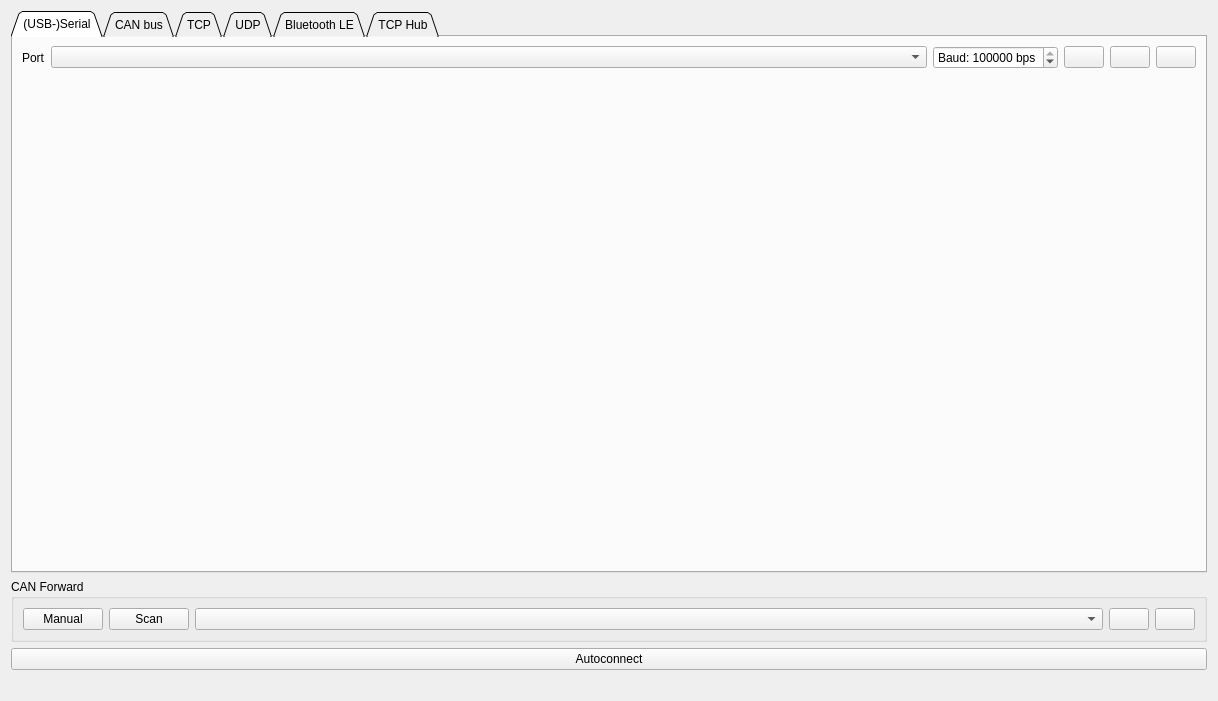
<?xml version="1.0" encoding="UTF-8"?>
<ui version="4.0">
 <class>PageConnection</class>
 <widget class="QWidget" name="PageConnection">
  <property name="geometry">
   <rect>
    <x>0</x>
    <y>0</y>
    <width>1218</width>
    <height>701</height>
   </rect>
  </property>
  <property name="windowTitle">
   <string>Form</string>
  </property>
  <layout class="QVBoxLayout" name="verticalLayout">
   <item>
    <widget class="QTabWidget" name="tabWidget">
     <property name="tabPosition">
      <enum>QTabWidget::North</enum>
     </property>
     <property name="tabShape">
      <enum>QTabWidget::Triangular</enum>
     </property>
     <property name="currentIndex">
      <number>0</number>
     </property>
     <widget class="QWidget" name="tab">
      <attribute name="title">
       <string>(USB-)Serial</string>
      </attribute>
      <layout class="QVBoxLayout" name="verticalLayout_2">
       <item>
        <layout class="QHBoxLayout" name="horizontalLayout">
         <item>
          <widget class="QLabel" name="label_2">
           <property name="text">
            <string>Port</string>
           </property>
          </widget>
         </item>
         <item>
          <widget class="QComboBox" name="serialPortBox">
           <property name="sizePolicy">
            <sizepolicy hsizetype="MinimumExpanding" vsizetype="Fixed">
             <horstretch>0</horstretch>
             <verstretch>0</verstretch>
            </sizepolicy>
           </property>
           <property name="toolTip">
            <string>Serial port</string>
           </property>
          </widget>
         </item>
         <item>
          <widget class="QSpinBox" name="serialBaudBox">
           <property name="toolTip">
            <string>Baudrate</string>
           </property>
           <property name="suffix">
            <string> bps</string>
           </property>
           <property name="prefix">
            <string>Baud: </string>
           </property>
           <property name="maximum">
            <number>3000000</number>
           </property>
           <property name="value">
            <number>115200</number>
           </property>
          </widget>
         </item>
         <item>
          <widget class="QPushButton" name="serialRefreshButton">
           <property name="sizePolicy">
            <sizepolicy hsizetype="Fixed" vsizetype="Fixed">
             <horstretch>0</horstretch>
             <verstretch>0</verstretch>
            </sizepolicy>
           </property>
           <property name="toolTip">
            <string>Refresh serial port list</string>
           </property>
           <property name="text">
            <string/>
           </property>
           <property name="icon">
            <iconset resource="../res.qrc">
             <normaloff>:/res/icons/Refresh-96.png</normaloff>:/res/icons/Refresh-96.png</iconset>
           </property>
          </widget>
         </item>
         <item>
          <widget class="QPushButton" name="serialDisconnectButton">
           <property name="sizePolicy">
            <sizepolicy hsizetype="Fixed" vsizetype="Fixed">
             <horstretch>0</horstretch>
             <verstretch>0</verstretch>
            </sizepolicy>
           </property>
           <property name="toolTip">
            <string>Disconnect</string>
           </property>
           <property name="text">
            <string/>
           </property>
           <property name="icon">
            <iconset resource="../res.qrc">
             <normaloff>:/res/icons/Disconnected-96.png</normaloff>:/res/icons/Disconnected-96.png</iconset>
           </property>
          </widget>
         </item>
         <item>
          <widget class="QPushButton" name="serialConnectButton">
           <property name="sizePolicy">
            <sizepolicy hsizetype="Fixed" vsizetype="Fixed">
             <horstretch>0</horstretch>
             <verstretch>0</verstretch>
            </sizepolicy>
           </property>
           <property name="toolTip">
            <string>Connect</string>
           </property>
           <property name="text">
            <string/>
           </property>
           <property name="icon">
            <iconset resource="../res.qrc">
             <normaloff>:/res/icons/Connected-96.png</normaloff>:/res/icons/Connected-96.png</iconset>
           </property>
          </widget>
         </item>
        </layout>
       </item>
       <item>
        <spacer name="verticalSpacer">
         <property name="orientation">
          <enum>Qt::Vertical</enum>
         </property>
         <property name="sizeHint" stdset="0">
          <size>
           <width>0</width>
           <height>0</height>
          </size>
         </property>
        </spacer>
       </item>
      </layout>
     </widget>
     <widget class="QWidget" name="tab_4">
      <attribute name="title">
       <string>CAN bus</string>
      </attribute>
      <layout class="QVBoxLayout" name="verticalLayout_7">
       <item>
        <layout class="QHBoxLayout" name="horizontalLayout_7">
         <item>
          <widget class="QLabel" name="label_6">
           <property name="text">
            <string>Interface</string>
           </property>
          </widget>
         </item>
         <item>
          <widget class="QComboBox" name="CANbusInterfaceBox">
           <property name="toolTip">
            <string>CAN bus interfaces detected</string>
           </property>
           <property name="editable">
            <bool>false</bool>
           </property>
           <property name="currentText">
            <string/>
           </property>
          </widget>
         </item>
         <item>
          <widget class="QLabel" name="label_5">
           <property name="text">
            <string>VESC ID</string>
           </property>
          </widget>
         </item>
         <item>
          <widget class="QComboBox" name="CANbusTargetIdBox">
           <property name="sizePolicy">
            <sizepolicy hsizetype="MinimumExpanding" vsizetype="Fixed">
             <horstretch>0</horstretch>
             <verstretch>0</verstretch>
            </sizepolicy>
           </property>
           <property name="toolTip">
            <string>Discovered VESC nodes in the bus</string>
           </property>
          </widget>
         </item>
         <item>
          <widget class="QSpinBox" name="CANbusBitrateBox">
           <property name="enabled">
            <bool>false</bool>
           </property>
           <property name="focusPolicy">
            <enum>Qt::WheelFocus</enum>
           </property>
           <property name="toolTip">
            <string>This configuration is not supported by the socketcan backend. However it is possible to set the rate when configuring the CAN network interface using the ip link command.</string>
           </property>
           <property name="suffix">
            <string> kbit/s</string>
           </property>
           <property name="prefix">
            <string>Bit rate: </string>
           </property>
           <property name="maximum">
            <number>1000</number>
           </property>
           <property name="value">
            <number>500</number>
           </property>
          </widget>
         </item>
         <item>
          <widget class="QPushButton" name="CANbusScanButton">
           <property name="sizePolicy">
            <sizepolicy hsizetype="Fixed" vsizetype="Fixed">
             <horstretch>0</horstretch>
             <verstretch>0</verstretch>
            </sizepolicy>
           </property>
           <property name="toolTip">
            <string>Discover VESC nodes in the CAN bus</string>
           </property>
           <property name="text">
            <string>Scan</string>
           </property>
           <property name="icon">
            <iconset resource="../res.qrc">
             <normaloff>:/res/icons/Refresh-96.png</normaloff>:/res/icons/Refresh-96.png</iconset>
           </property>
          </widget>
         </item>
         <item>
          <widget class="QPushButton" name="CANbusDisconnectButton">
           <property name="sizePolicy">
            <sizepolicy hsizetype="Fixed" vsizetype="Fixed">
             <horstretch>0</horstretch>
             <verstretch>0</verstretch>
            </sizepolicy>
           </property>
           <property name="toolTip">
            <string>Disconnect</string>
           </property>
           <property name="text">
            <string/>
           </property>
           <property name="icon">
            <iconset resource="../res.qrc">
             <normaloff>:/res/icons/Disconnected-96.png</normaloff>:/res/icons/Disconnected-96.png</iconset>
           </property>
          </widget>
         </item>
         <item>
          <widget class="QPushButton" name="CANbusConnectButton">
           <property name="enabled">
            <bool>true</bool>
           </property>
           <property name="sizePolicy">
            <sizepolicy hsizetype="Fixed" vsizetype="Fixed">
             <horstretch>0</horstretch>
             <verstretch>0</verstretch>
            </sizepolicy>
           </property>
           <property name="toolTip">
            <string>Connect to a VESC node</string>
           </property>
           <property name="text">
            <string/>
           </property>
           <property name="icon">
            <iconset resource="../res.qrc">
             <normaloff>:/res/icons/Connected-96.png</normaloff>:/res/icons/Connected-96.png</iconset>
           </property>
          </widget>
         </item>
        </layout>
       </item>
       <item>
        <spacer name="verticalSpacer_4">
         <property name="orientation">
          <enum>Qt::Vertical</enum>
         </property>
         <property name="sizeHint" stdset="0">
          <size>
           <width>0</width>
           <height>0</height>
          </size>
         </property>
        </spacer>
       </item>
      </layout>
     </widget>
     <widget class="QWidget" name="tab_2">
      <attribute name="title">
       <string>TCP</string>
      </attribute>
      <layout class="QVBoxLayout" name="verticalLayout_3">
       <item>
        <widget class="QGroupBox" name="groupBox_3">
         <property name="title">
          <string>TCP Client</string>
         </property>
         <layout class="QGridLayout" name="gridLayout">
          <property name="leftMargin">
           <number>6</number>
          </property>
          <property name="topMargin">
           <number>6</number>
          </property>
          <property name="rightMargin">
           <number>6</number>
          </property>
          <property name="bottomMargin">
           <number>6</number>
          </property>
          <property name="horizontalSpacing">
           <number>6</number>
          </property>
          <property name="verticalSpacing">
           <number>2</number>
          </property>
          <item row="0" column="3">
           <widget class="QPushButton" name="tcpDisconnectButton">
            <property name="sizePolicy">
             <sizepolicy hsizetype="Fixed" vsizetype="Fixed">
              <horstretch>0</horstretch>
              <verstretch>0</verstretch>
             </sizepolicy>
            </property>
            <property name="toolTip">
             <string>Disconnect</string>
            </property>
            <property name="text">
             <string/>
            </property>
            <property name="icon">
             <iconset resource="../res.qrc">
              <normaloff>:/res/icons/Disconnected-96.png</normaloff>:/res/icons/Disconnected-96.png</iconset>
            </property>
           </widget>
          </item>
          <item row="0" column="1">
           <widget class="QLineEdit" name="tcpServerEdit">
            <property name="text">
             <string>127.0.0.1</string>
            </property>
           </widget>
          </item>
          <item row="1" column="1" colspan="2">
           <widget class="QComboBox" name="tcpDetectBox"/>
          </item>
          <item row="1" column="3">
           <widget class="QPushButton" name="tcpDetectDisconnectButton">
            <property name="sizePolicy">
             <sizepolicy hsizetype="Fixed" vsizetype="Fixed">
              <horstretch>0</horstretch>
              <verstretch>0</verstretch>
             </sizepolicy>
            </property>
            <property name="text">
             <string/>
            </property>
            <property name="icon">
             <iconset resource="../res.qrc">
              <normaloff>:/res/icons/Disconnected-96.png</normaloff>:/res/icons/Disconnected-96.png</iconset>
            </property>
           </widget>
          </item>
          <item row="0" column="0">
           <widget class="QLabel" name="label">
            <property name="text">
             <string>Address</string>
            </property>
           </widget>
          </item>
          <item row="0" column="4">
           <widget class="QPushButton" name="tcpConnectButton">
            <property name="sizePolicy">
             <sizepolicy hsizetype="Fixed" vsizetype="Fixed">
              <horstretch>0</horstretch>
              <verstretch>0</verstretch>
             </sizepolicy>
            </property>
            <property name="toolTip">
             <string>Connect</string>
            </property>
            <property name="text">
             <string/>
            </property>
            <property name="icon">
             <iconset resource="../res.qrc">
              <normaloff>:/res/icons/Connected-96.png</normaloff>:/res/icons/Connected-96.png</iconset>
            </property>
           </widget>
          </item>
          <item row="1" column="0">
           <widget class="QLabel" name="label_8">
            <property name="text">
             <string>Detected Devices</string>
            </property>
           </widget>
          </item>
          <item row="0" column="2">
           <widget class="QSpinBox" name="tcpPortBox">
            <property name="prefix">
             <string>Port: </string>
            </property>
            <property name="maximum">
             <number>65535</number>
            </property>
            <property name="value">
             <number>65102</number>
            </property>
           </widget>
          </item>
          <item row="1" column="4">
           <widget class="QPushButton" name="tcpDetectConnectButton">
            <property name="sizePolicy">
             <sizepolicy hsizetype="Fixed" vsizetype="Fixed">
              <horstretch>0</horstretch>
              <verstretch>0</verstretch>
             </sizepolicy>
            </property>
            <property name="text">
             <string/>
            </property>
            <property name="icon">
             <iconset resource="../res.qrc">
              <normaloff>:/res/icons/Connected-96.png</normaloff>:/res/icons/Connected-96.png</iconset>
            </property>
           </widget>
          </item>
         </layout>
        </widget>
       </item>
       <item>
        <widget class="QGroupBox" name="tcpServerBox">
         <property name="title">
          <string>TCP Server</string>
         </property>
         <property name="checkable">
          <bool>false</bool>
         </property>
         <property name="checked">
          <bool>false</bool>
         </property>
         <layout class="QVBoxLayout" name="verticalLayout_8">
          <item>
           <layout class="QHBoxLayout" name="horizontalLayout_9">
            <item>
             <widget class="QCheckBox" name="tcpServerEnableBox">
              <property name="text">
               <string>Enable TCP Server</string>
              </property>
             </widget>
            </item>
            <item>
             <widget class="QSpinBox" name="tcpServerPortBox">
              <property name="sizePolicy">
               <sizepolicy hsizetype="MinimumExpanding" vsizetype="Fixed">
                <horstretch>0</horstretch>
                <verstretch>0</verstretch>
               </sizepolicy>
              </property>
              <property name="prefix">
               <string>TCP Port: </string>
              </property>
              <property name="maximum">
               <number>65535</number>
              </property>
              <property name="value">
               <number>65102</number>
              </property>
             </widget>
            </item>
           </layout>
          </item>
          <item>
           <layout class="QHBoxLayout" name="horizontalLayout_8">
            <item>
             <widget class="QPlainTextEdit" name="tcpServerAddressesEdit">
              <property name="readOnly">
               <bool>true</bool>
              </property>
             </widget>
            </item>
            <item>
             <widget class="QPlainTextEdit" name="tcpServerClientsEdit">
              <property name="readOnly">
               <bool>true</bool>
              </property>
             </widget>
            </item>
           </layout>
          </item>
         </layout>
        </widget>
       </item>
      </layout>
     </widget>
     <widget class="QWidget" name="tab_5">
      <attribute name="title">
       <string>UDP</string>
      </attribute>
      <layout class="QVBoxLayout" name="verticalLayout_10">
       <item>
        <widget class="QGroupBox" name="groupBox_4">
         <property name="title">
          <string>UDP Client</string>
         </property>
         <layout class="QHBoxLayout" name="horizontalLayout_10">
          <item>
           <widget class="QLabel" name="label_7">
            <property name="text">
             <string>Address</string>
            </property>
           </widget>
          </item>
          <item>
           <widget class="QLineEdit" name="udpServerEdit">
            <property name="text">
             <string>127.0.0.1</string>
            </property>
           </widget>
          </item>
          <item>
           <widget class="QSpinBox" name="udpPortBox">
            <property name="prefix">
             <string>Port: </string>
            </property>
            <property name="maximum">
             <number>65535</number>
            </property>
            <property name="value">
             <number>65102</number>
            </property>
           </widget>
          </item>
          <item>
           <widget class="QPushButton" name="udpDisconnectButton">
            <property name="sizePolicy">
             <sizepolicy hsizetype="Fixed" vsizetype="Fixed">
              <horstretch>0</horstretch>
              <verstretch>0</verstretch>
             </sizepolicy>
            </property>
            <property name="toolTip">
             <string>Disconnect</string>
            </property>
            <property name="text">
             <string/>
            </property>
            <property name="icon">
             <iconset resource="../res.qrc">
              <normaloff>:/res/icons/Disconnected-96.png</normaloff>:/res/icons/Disconnected-96.png</iconset>
            </property>
           </widget>
          </item>
          <item>
           <widget class="QPushButton" name="udpConnectButton">
            <property name="sizePolicy">
             <sizepolicy hsizetype="Fixed" vsizetype="Fixed">
              <horstretch>0</horstretch>
              <verstretch>0</verstretch>
             </sizepolicy>
            </property>
            <property name="toolTip">
             <string>Connect</string>
            </property>
            <property name="text">
             <string/>
            </property>
            <property name="icon">
             <iconset resource="../res.qrc">
              <normaloff>:/res/icons/Connected-96.png</normaloff>:/res/icons/Connected-96.png</iconset>
            </property>
           </widget>
          </item>
         </layout>
        </widget>
       </item>
       <item>
        <widget class="QGroupBox" name="tcpServerBox_2">
         <property name="title">
          <string>UDP Server</string>
         </property>
         <property name="checkable">
          <bool>false</bool>
         </property>
         <property name="checked">
          <bool>false</bool>
         </property>
         <layout class="QVBoxLayout" name="verticalLayout_9">
          <item>
           <layout class="QHBoxLayout" name="horizontalLayout_11">
            <item>
             <widget class="QCheckBox" name="udpServerEnableBox">
              <property name="text">
               <string>Enable UDP Server</string>
              </property>
             </widget>
            </item>
            <item>
             <widget class="QSpinBox" name="udpServerPortBox">
              <property name="sizePolicy">
               <sizepolicy hsizetype="MinimumExpanding" vsizetype="Fixed">
                <horstretch>0</horstretch>
                <verstretch>0</verstretch>
               </sizepolicy>
              </property>
              <property name="prefix">
               <string>UDP Port: </string>
              </property>
              <property name="maximum">
               <number>65535</number>
              </property>
              <property name="value">
               <number>65102</number>
              </property>
             </widget>
            </item>
           </layout>
          </item>
          <item>
           <layout class="QHBoxLayout" name="horizontalLayout_12">
            <item>
             <widget class="QPlainTextEdit" name="udpServerAddressesEdit">
              <property name="readOnly">
               <bool>true</bool>
              </property>
             </widget>
            </item>
            <item>
             <widget class="QPlainTextEdit" name="udpServerClientsEdit">
              <property name="readOnly">
               <bool>true</bool>
              </property>
             </widget>
            </item>
           </layout>
          </item>
         </layout>
        </widget>
       </item>
      </layout>
     </widget>
     <widget class="QWidget" name="tab_3">
      <attribute name="title">
       <string>Bluetooth LE</string>
      </attribute>
      <layout class="QVBoxLayout" name="verticalLayout_4">
       <item>
        <layout class="QHBoxLayout" name="horizontalLayout_4">
         <item>
          <widget class="QLabel" name="label_3">
           <property name="text">
            <string>BLE Device</string>
           </property>
          </widget>
         </item>
         <item>
          <widget class="QComboBox" name="bleDevBox">
           <property name="sizePolicy">
            <sizepolicy hsizetype="MinimumExpanding" vsizetype="Fixed">
             <horstretch>0</horstretch>
             <verstretch>0</verstretch>
            </sizepolicy>
           </property>
          </widget>
         </item>
         <item>
          <widget class="QPushButton" name="bleScanButton">
           <property name="sizePolicy">
            <sizepolicy hsizetype="Fixed" vsizetype="Fixed">
             <horstretch>0</horstretch>
             <verstretch>0</verstretch>
            </sizepolicy>
           </property>
           <property name="toolTip">
            <string>Refresh serial port list</string>
           </property>
           <property name="text">
            <string/>
           </property>
           <property name="icon">
            <iconset resource="../res.qrc">
             <normaloff>:/res/icons/Refresh-96.png</normaloff>:/res/icons/Refresh-96.png</iconset>
           </property>
          </widget>
         </item>
         <item>
          <widget class="QPushButton" name="bleDisconnectButton">
           <property name="sizePolicy">
            <sizepolicy hsizetype="Fixed" vsizetype="Fixed">
             <horstretch>0</horstretch>
             <verstretch>0</verstretch>
            </sizepolicy>
           </property>
           <property name="toolTip">
            <string>Disconnect</string>
           </property>
           <property name="text">
            <string/>
           </property>
           <property name="icon">
            <iconset resource="../res.qrc">
             <normaloff>:/res/icons/Disconnected-96.png</normaloff>:/res/icons/Disconnected-96.png</iconset>
           </property>
          </widget>
         </item>
         <item>
          <widget class="QPushButton" name="bleConnectButton">
           <property name="sizePolicy">
            <sizepolicy hsizetype="Fixed" vsizetype="Fixed">
             <horstretch>0</horstretch>
             <verstretch>0</verstretch>
            </sizepolicy>
           </property>
           <property name="toolTip">
            <string>Connect</string>
           </property>
           <property name="text">
            <string/>
           </property>
           <property name="icon">
            <iconset resource="../res.qrc">
             <normaloff>:/res/icons/Connected-96.png</normaloff>:/res/icons/Connected-96.png</iconset>
           </property>
          </widget>
         </item>
        </layout>
       </item>
       <item>
        <layout class="QHBoxLayout" name="horizontalLayout_5">
         <item>
          <widget class="QLabel" name="label_4">
           <property name="text">
            <string>Set Device Name</string>
           </property>
          </widget>
         </item>
         <item>
          <widget class="QLineEdit" name="bleNameEdit"/>
         </item>
         <item>
          <widget class="QPushButton" name="bleSetNameButton">
           <property name="text">
            <string>Set</string>
           </property>
           <property name="icon">
            <iconset resource="../res.qrc">
             <normaloff>:/res/icons/Ok-96.png</normaloff>:/res/icons/Ok-96.png</iconset>
           </property>
          </widget>
         </item>
        </layout>
       </item>
       <item>
        <widget class="QGroupBox" name="groupBox_2">
         <property name="sizePolicy">
          <sizepolicy hsizetype="Preferred" vsizetype="MinimumExpanding">
           <horstretch>0</horstretch>
           <verstretch>0</verstretch>
          </sizepolicy>
         </property>
         <property name="title">
          <string>VESC Devices</string>
         </property>
         <layout class="QVBoxLayout" name="verticalLayout_6">
          <item>
           <layout class="QHBoxLayout" name="horizontalLayout_6">
            <item>
             <widget class="QListWidget" name="pairedListWidget"/>
            </item>
            <item>
             <layout class="QVBoxLayout" name="verticalLayout_5">
              <property name="spacing">
               <number>3</number>
              </property>
              <item>
               <widget class="QPushButton" name="pairConnectedButton">
                <property name="toolTip">
                 <string>Pair the connected VESC</string>
                </property>
                <property name="text">
                 <string>Pair</string>
                </property>
                <property name="icon">
                 <iconset resource="../res.qrc">
                  <normaloff>:/res/icons/Circled Play-96.png</normaloff>:/res/icons/Circled Play-96.png</iconset>
                </property>
               </widget>
              </item>
              <item>
               <widget class="QPushButton" name="addConnectedButton">
                <property name="toolTip">
                 <string>Add the connected VESC without pairing it.</string>
                </property>
                <property name="text">
                 <string>Add</string>
                </property>
                <property name="icon">
                 <iconset resource="../res.qrc">
                  <normaloff>:/res/icons/Plus Math-96.png</normaloff>:/res/icons/Plus Math-96.png</iconset>
                </property>
               </widget>
              </item>
              <item>
               <widget class="QPushButton" name="addUuidButton">
                <property name="toolTip">
                 <string>Manuallt add UUID to this instance of ESCargot Tool</string>
                </property>
                <property name="text">
                 <string>Add UUID</string>
                </property>
                <property name="icon">
                 <iconset resource="../res.qrc">
                  <normaloff>:/res/icons/Plus Math-96.png</normaloff>:/res/icons/Plus Math-96.png</iconset>
                </property>
                <property name="flat">
                 <bool>false</bool>
                </property>
               </widget>
              </item>
              <item>
               <widget class="QPushButton" name="unpairButton">
                <property name="toolTip">
                 <string>Unpair this VESC, and make it possible to connect to it from any ESCargot Tool instance.</string>
                </property>
                <property name="text">
                 <string>Unpair</string>
                </property>
                <property name="icon">
                 <iconset resource="../res.qrc">
                  <normaloff>:/res/icons/Restart-96.png</normaloff>:/res/icons/Restart-96.png</iconset>
                </property>
               </widget>
              </item>
              <item>
               <widget class="QPushButton" name="deletePairedButton">
                <property name="toolTip">
                 <string/>
                </property>
                <property name="text">
                 <string>Delete</string>
                </property>
                <property name="icon">
                 <iconset resource="../res.qrc">
                  <normaloff>:/res/icons/Delete-96.png</normaloff>:/res/icons/Delete-96.png</iconset>
                </property>
               </widget>
              </item>
              <item>
               <widget class="QPushButton" name="clearPairedButton">
                <property name="text">
                 <string>Clear</string>
                </property>
                <property name="icon">
                 <iconset resource="../res.qrc">
                  <normaloff>:/res/icons/Delete-96.png</normaloff>:/res/icons/Delete-96.png</iconset>
                </property>
               </widget>
              </item>
              <item>
               <spacer name="verticalSpacer_3">
                <property name="orientation">
                 <enum>Qt::Vertical</enum>
                </property>
                <property name="sizeHint" stdset="0">
                 <size>
                  <width>0</width>
                  <height>0</height>
                 </size>
                </property>
               </spacer>
              </item>
             </layout>
            </item>
           </layout>
          </item>
         </layout>
        </widget>
       </item>
      </layout>
     </widget>
     <widget class="QWidget" name="tab_6">
      <attribute name="title">
       <string>TCP Hub</string>
      </attribute>
      <layout class="QVBoxLayout" name="verticalLayout_11">
       <item>
        <widget class="QGroupBox" name="groupBox_5">
         <property name="title">
          <string>Login Details</string>
         </property>
         <layout class="QGridLayout" name="gridLayout_2">
          <property name="leftMargin">
           <number>6</number>
          </property>
          <property name="topMargin">
           <number>6</number>
          </property>
          <property name="rightMargin">
           <number>6</number>
          </property>
          <property name="bottomMargin">
           <number>6</number>
          </property>
          <property name="horizontalSpacing">
           <number>6</number>
          </property>
          <property name="verticalSpacing">
           <number>2</number>
          </property>
          <item row="1" column="3" colspan="3">
           <widget class="QRadioButton" name="hubClientButton">
            <property name="text">
             <string>Client</string>
            </property>
            <property name="checked">
             <bool>true</bool>
            </property>
           </widget>
          </item>
          <item row="0" column="0">
           <widget class="QLabel" name="label_9">
            <property name="text">
             <string>Address</string>
            </property>
           </widget>
          </item>
          <item row="0" column="5">
           <widget class="QPushButton" name="tcpHubConnectButton">
            <property name="sizePolicy">
             <sizepolicy hsizetype="Fixed" vsizetype="Fixed">
              <horstretch>0</horstretch>
              <verstretch>0</verstretch>
             </sizepolicy>
            </property>
            <property name="toolTip">
             <string>Connect</string>
            </property>
            <property name="text">
             <string/>
            </property>
            <property name="icon">
             <iconset resource="../res.qrc">
              <normaloff>:/res/icons/Connected-96.png</normaloff>:/res/icons/Connected-96.png</iconset>
            </property>
           </widget>
          </item>
          <item row="2" column="3" colspan="3">
           <widget class="QRadioButton" name="hubServerButton">
            <property name="text">
             <string>Server</string>
            </property>
           </widget>
          </item>
          <item row="0" column="4">
           <widget class="QPushButton" name="tcpHubDisconnectButton">
            <property name="sizePolicy">
             <sizepolicy hsizetype="Fixed" vsizetype="Fixed">
              <horstretch>0</horstretch>
              <verstretch>0</verstretch>
             </sizepolicy>
            </property>
            <property name="toolTip">
             <string>Disconnect</string>
            </property>
            <property name="text">
             <string/>
            </property>
            <property name="icon">
             <iconset resource="../res.qrc">
              <normaloff>:/res/icons/Disconnected-96.png</normaloff>:/res/icons/Disconnected-96.png</iconset>
            </property>
           </widget>
          </item>
          <item row="0" column="3">
           <widget class="QSpinBox" name="tcpHubPortBox">
            <property name="prefix">
             <string>Port: </string>
            </property>
            <property name="maximum">
             <number>65535</number>
            </property>
            <property name="value">
             <number>65101</number>
            </property>
           </widget>
          </item>
          <item row="0" column="1">
           <widget class="QLineEdit" name="tcpHubServerEdit">
            <property name="text">
             <string>127.0.0.1</string>
            </property>
           </widget>
          </item>
          <item row="2" column="0">
           <widget class="QLabel" name="label_11">
            <property name="text">
             <string>Password</string>
            </property>
           </widget>
          </item>
          <item row="1" column="0">
           <widget class="QLabel" name="label_10">
            <property name="text">
             <string>VESC ID</string>
            </property>
           </widget>
          </item>
          <item row="0" column="2">
           <widget class="QPushButton" name="hubDefaultButton">
            <property name="toolTip">
             <string>Restore default</string>
            </property>
            <property name="text">
             <string/>
            </property>
            <property name="icon">
             <iconset resource="../res.qrc">
              <normaloff>:/res/icons/Restart-96.png</normaloff>:/res/icons/Restart-96.png</iconset>
            </property>
           </widget>
          </item>
          <item row="1" column="1" colspan="2">
           <widget class="QLineEdit" name="tcpHubVescIdLineEdit"/>
          </item>
          <item row="2" column="1" colspan="2">
           <widget class="QLineEdit" name="tcpHubVescPasswordLineEdit"/>
          </item>
         </layout>
        </widget>
       </item>
       <item>
        <spacer name="verticalSpacer_2">
         <property name="orientation">
          <enum>Qt::Vertical</enum>
         </property>
         <property name="sizeHint" stdset="0">
          <size>
           <width>20</width>
           <height>40</height>
          </size>
         </property>
        </spacer>
       </item>
      </layout>
     </widget>
    </widget>
   </item>
   <item>
    <widget class="QGroupBox" name="groupBox">
     <property name="title">
      <string>CAN Forward</string>
     </property>
     <layout class="QHBoxLayout" name="horizontalLayout_2">
      <item>
       <widget class="QPushButton" name="canDefaultButton">
        <property name="sizePolicy">
         <sizepolicy hsizetype="Fixed" vsizetype="Fixed">
          <horstretch>0</horstretch>
          <verstretch>0</verstretch>
         </sizepolicy>
        </property>
        <property name="toolTip">
         <string>Populate box without scanning, in case there are problems with scanning or the firmware does not support it.</string>
        </property>
        <property name="text">
         <string>Manual</string>
        </property>
        <property name="icon">
         <iconset resource="../res.qrc">
          <normaloff>:/res/icons/Bug-96.png</normaloff>:/res/icons/Bug-96.png</iconset>
        </property>
       </widget>
      </item>
      <item>
       <widget class="QPushButton" name="canRefreshButton">
        <property name="sizePolicy">
         <sizepolicy hsizetype="Fixed" vsizetype="Fixed">
          <horstretch>0</horstretch>
          <verstretch>0</verstretch>
         </sizepolicy>
        </property>
        <property name="toolTip">
         <string>Scan for CAN devices</string>
        </property>
        <property name="text">
         <string>Scan</string>
        </property>
        <property name="icon">
         <iconset resource="../res.qrc">
          <normaloff>:/res/icons/Refresh-96.png</normaloff>:/res/icons/Refresh-96.png</iconset>
        </property>
       </widget>
      </item>
      <item>
       <widget class="QComboBox" name="canFwdBox"/>
      </item>
      <item>
       <widget class="QPushButton" name="helpButton">
        <property name="sizePolicy">
         <sizepolicy hsizetype="Fixed" vsizetype="Fixed">
          <horstretch>0</horstretch>
          <verstretch>0</verstretch>
         </sizepolicy>
        </property>
        <property name="toolTip">
         <string>Show help</string>
        </property>
        <property name="text">
         <string/>
        </property>
        <property name="icon">
         <iconset resource="../res.qrc">
          <normaloff>:/res/icons/Help-96.png</normaloff>:/res/icons/Help-96.png</iconset>
        </property>
       </widget>
      </item>
      <item>
       <widget class="QPushButton" name="canFwdButton">
        <property name="sizePolicy">
         <sizepolicy hsizetype="Fixed" vsizetype="Fixed">
          <horstretch>0</horstretch>
          <verstretch>0</verstretch>
         </sizepolicy>
        </property>
        <property name="toolTip">
         <string>Forward communication over CAN-bus</string>
        </property>
        <property name="text">
         <string/>
        </property>
        <property name="icon">
         <iconset resource="../res.qrc">
          <normaloff>:/res/icons/can_off.png</normaloff>
          <normalon>:/res/icons/can_on.png</normalon>:/res/icons/can_off.png</iconset>
        </property>
        <property name="checkable">
         <bool>true</bool>
        </property>
       </widget>
      </item>
     </layout>
    </widget>
   </item>
   <item>
    <widget class="QPushButton" name="autoConnectButton">
     <property name="toolTip">
      <string>Try to automatically connect using the USB connection</string>
     </property>
     <property name="text">
      <string>Autoconnect</string>
     </property>
     <property name="icon">
      <iconset resource="../res.qrc">
       <normaloff>:/res/icons/Wizard-96.png</normaloff>:/res/icons/Wizard-96.png</iconset>
     </property>
     <property name="iconSize">
      <size>
       <width>45</width>
       <height>45</height>
      </size>
     </property>
    </widget>
   </item>
   <item>
    <widget class="QLabel" name="statusLabel">
     <property name="text">
      <string/>
     </property>
     <property name="alignment">
      <set>Qt::AlignCenter</set>
     </property>
    </widget>
   </item>
  </layout>
 </widget>
 <resources>
  <include location="../res.qrc"/>
 </resources>
 <connections/>
</ui>
